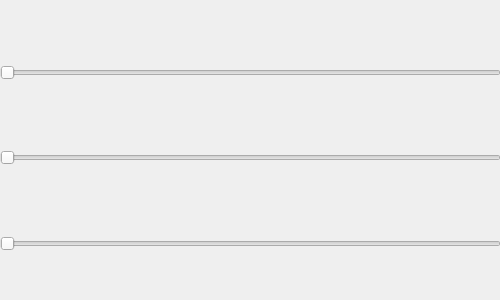
<?xml version="1.0" encoding="UTF-8"?>
<ui version="4.0">
 <class>frmProgressColor</class>
 <widget class="QWidget" name="frmProgressColor">
  <property name="geometry">
   <rect>
    <x>0</x>
    <y>0</y>
    <width>500</width>
    <height>300</height>
   </rect>
  </property>
  <property name="windowTitle">
   <string>Form</string>
  </property>
  <widget class="QWidget" name="widget" native="true">
   <property name="geometry">
    <rect>
     <x>0</x>
     <y>0</y>
     <width>501</width>
     <height>251</height>
    </rect>
   </property>
   <layout class="QVBoxLayout" name="verticalLayout">
    <item>
     <widget class="ProgressColor" name="progressColor1" native="true"/>
    </item>
    <item>
     <widget class="QSlider" name="horizontalSlider1">
      <property name="orientation">
       <enum>Qt::Horizontal</enum>
      </property>
     </widget>
    </item>
    <item>
     <widget class="ProgressColor" name="progressColor2" native="true"/>
    </item>
    <item>
     <widget class="QSlider" name="horizontalSlider2">
      <property name="orientation">
       <enum>Qt::Horizontal</enum>
      </property>
     </widget>
    </item>
    <item>
     <widget class="ProgressColor" name="progressColor3" native="true"/>
    </item>
    <item>
     <widget class="QSlider" name="horizontalSlider3">
      <property name="orientation">
       <enum>Qt::Horizontal</enum>
      </property>
     </widget>
    </item>
   </layout>
  </widget>
 </widget>
 <customwidgets>
  <customwidget>
   <class>ProgressColor</class>
   <extends>QWidget</extends>
   <header>progresscolor.h</header>
   <container>1</container>
  </customwidget>
 </customwidgets>
 <resources/>
 <connections>
  <connection>
   <sender>horizontalSlider1</sender>
   <signal>valueChanged(int)</signal>
   <receiver>progressColor1</receiver>
   <slot>setValue(int)</slot>
   <hints>
    <hint type="sourcelabel">
     <x>45</x>
     <y>53</y>
    </hint>
    <hint type="destinationlabel">
     <x>45</x>
     <y>38</y>
    </hint>
   </hints>
  </connection>
  <connection>
   <sender>horizontalSlider2</sender>
   <signal>valueChanged(int)</signal>
   <receiver>progressColor2</receiver>
   <slot>setValue(int)</slot>
   <hints>
    <hint type="sourcelabel">
     <x>141</x>
     <y>117</y>
    </hint>
    <hint type="destinationlabel">
     <x>141</x>
     <y>100</y>
    </hint>
   </hints>
  </connection>
  <connection>
   <sender>horizontalSlider3</sender>
   <signal>valueChanged(int)</signal>
   <receiver>progressColor3</receiver>
   <slot>setValue(int)</slot>
   <hints>
    <hint type="sourcelabel">
     <x>184</x>
     <y>196</y>
    </hint>
    <hint type="destinationlabel">
     <x>181</x>
     <y>165</y>
    </hint>
   </hints>
  </connection>
 </connections>
</ui>
